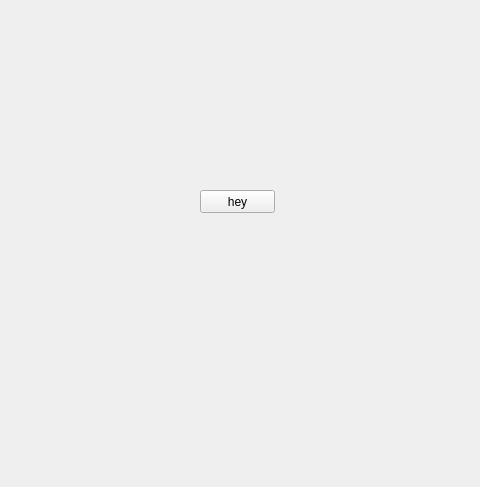
<?xml version="1.0" encoding="UTF-8"?>
<ui version="4.0">
 <class>Form</class>
 <widget class="QWidget" name="Form">
  <property name="geometry">
   <rect>
    <x>0</x>
    <y>0</y>
    <width>480</width>
    <height>487</height>
   </rect>
  </property>
  <property name="minimumSize">
   <size>
    <width>10</width>
    <height>10</height>
   </size>
  </property>
  <property name="windowTitle">
   <string>Form</string>
  </property>
  <widget class="QPushButton" name="pushButton">
   <property name="geometry">
    <rect>
     <x>200</x>
     <y>190</y>
     <width>75</width>
     <height>23</height>
    </rect>
   </property>
   <property name="text">
    <string>hey</string>
   </property>
  </widget>
 </widget>
 <resources/>
 <connections/>
</ui>
